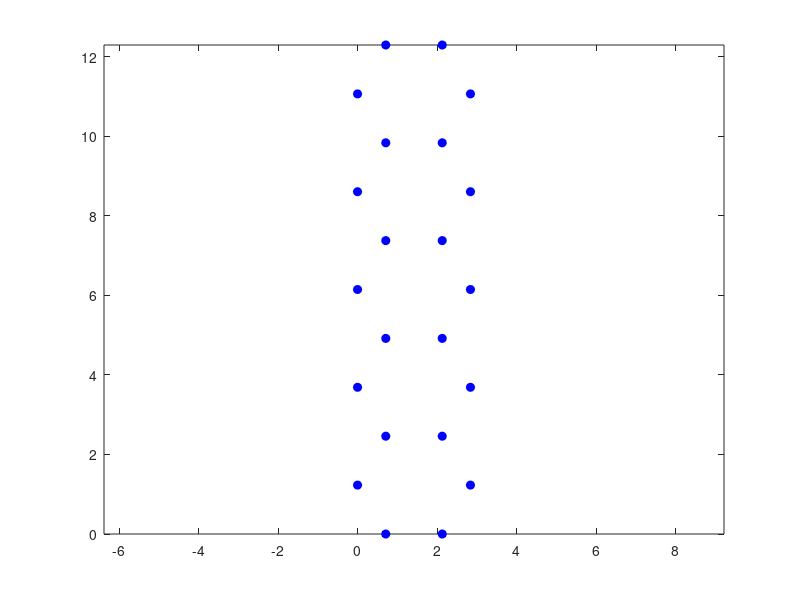

This chart was generated by the following MATLAB code:
clear;
clc;
close all;

L = 1; % how many unit cells in the horizontal direction
H = 5; % how many hexagons in the unit cell for a-gnr

lineatoms = 2 * H + 1; % half of the number of atoms in the unit cell

for i = 1:lineatoms
   
    if mod(i,2)==1
        x(1,i) = .71;
    else
       x(1,i) = 0;
    end
   
     y(1,i) = (i-1)*1.23;
end

index = 1;

for i = lineatoms +1 : 2*lineatoms
   
    if mod(i,2)==0
        x(1,i) = 2.13;
    else
         x(1,i)= 2.84;
     end
   
     y(1,i) = y(1,i -index);
   
     index = index+2;
   
   
end



for i = 2:L
    for j = 1: 2*lineatoms
      x(i,j) = x(1,j) + 4.26*(i-1);
      y(i,j) = y(1,j);
    end
end

figure;
for i = 1:L
     plot (x(i,:),y(i,:), 'bo','MarkerFaceColor','b');
    hold on;
end
axis equal;
